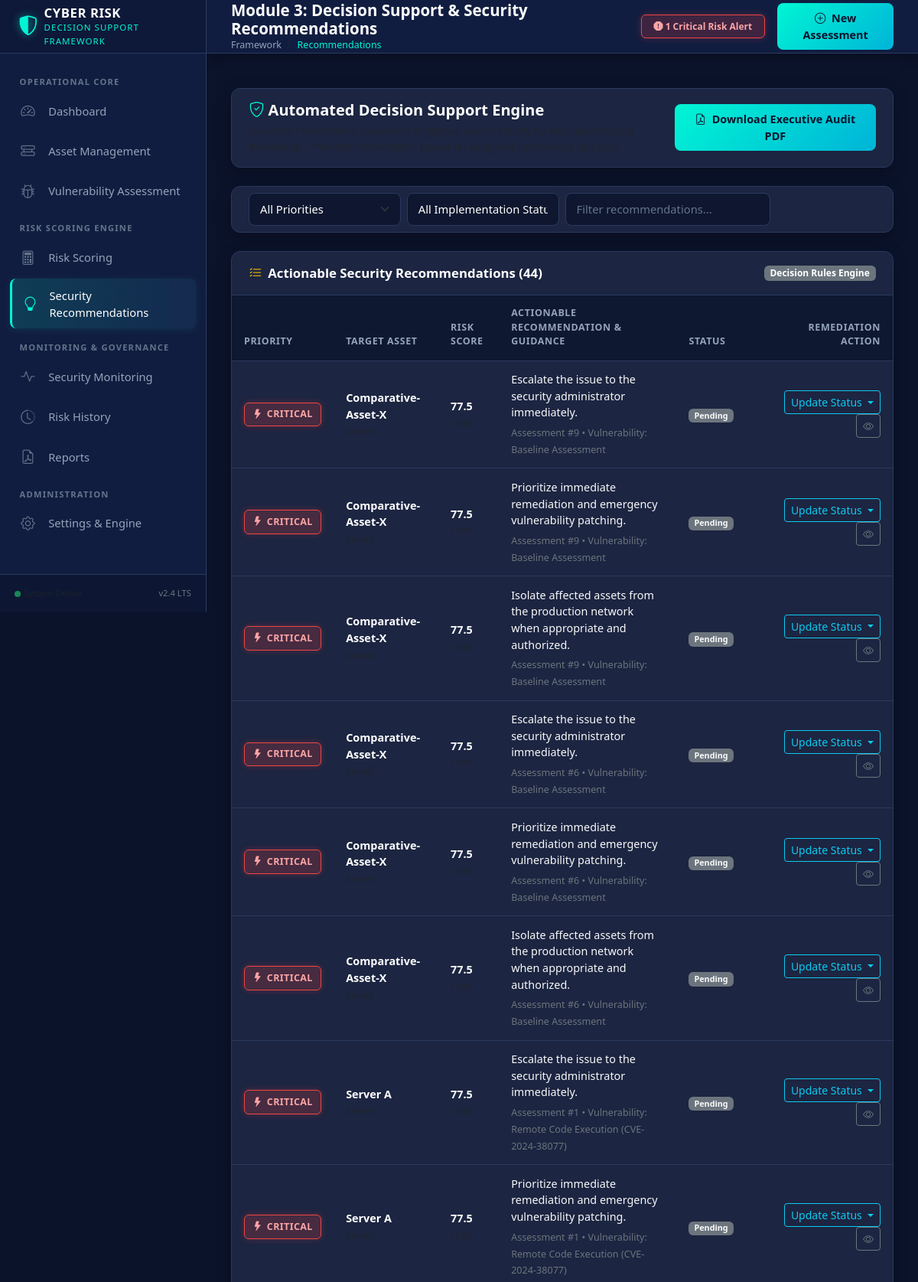
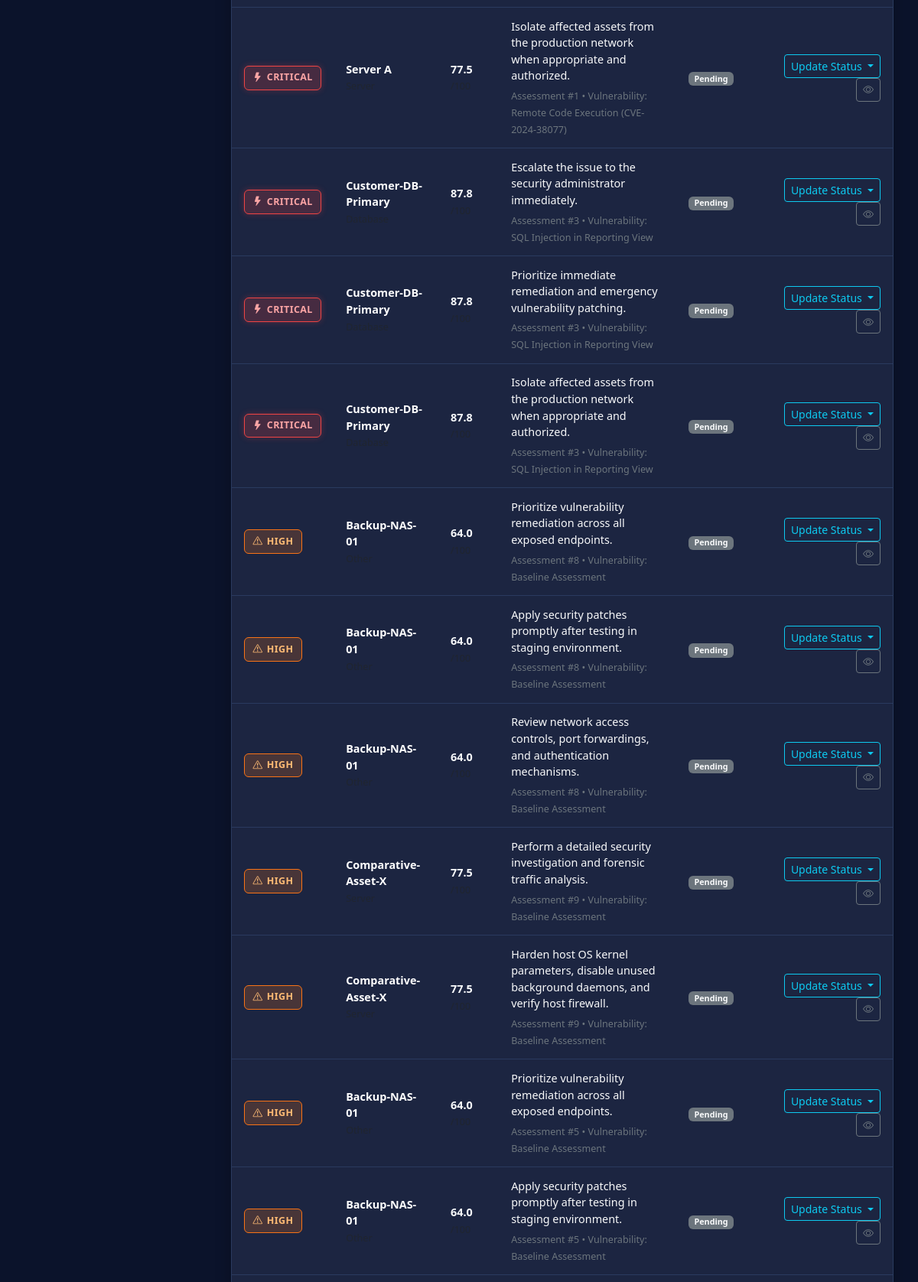
Page /recommendations (upper part) on the committed database (2 pictures, top to bottom).
### tables this page shows
CREATE TABLE recommendations (
        id INTEGER PRIMARY KEY AUTOINCREMENT,
        assessment_id INTEGER NOT NULL,
        risk_level TEXT NOT NULL CHECK(risk_level IN ('Low', 'Medium', 'High', 'Critical')),
        recommendation_text TEXT NOT NULL,
        priority TEXT NOT NULL CHECK(priority IN ('Low', 'Medium', 'High', 'Critical')),
        status TEXT DEFAULT 'Pending' CHECK(status IN ('Pending', 'In Progress', 'Implemented')),
        created_at TIMESTAMP DEFAULT CURRENT_TIMESTAMP,
        FOREIGN KEY (assessment_id) REFERENCES assessments(id) ON DELETE CASCADE
    );

CREATE TABLE assets (
        id INTEGER PRIMARY KEY AUTOINCREMENT,
        name TEXT NOT NULL,
        asset_type TEXT NOT NULL CHECK(asset_type IN ('Server', 'Computer', 'Network', 'Database', 'Application', 'Other')),
        description TEXT,
        criticality REAL NOT NULL CHECK(criticality >= 0 AND criticality <= 100),
        created_at TIMESTAMP DEFAULT CURRENT_TIMESTAMP,
        updated_at TIMESTAMP DEFAULT CURRENT_TIMESTAMP
    );

CREATE TABLE assessments (
        id INTEGER PRIMARY KEY AUTOINCREMENT,
        asset_id INTEGER NOT NULL,
        vulnerability_id INTEGER,
        vulnerability_severity REAL NOT NULL CHECK(vulnerability_severity >= 0 AND vulnerability_severity <= 100),
        asset_criticality REAL NOT NULL CHECK(asset_criticality >= 0 AND asset_criticality <= 100),
        exposure REAL NOT NULL CHECK(exposure >= 0 AND exposure <= 100),
        security_event_severity REAL NOT NULL CHECK(security_event_severity >= 0 AND security_event_severity <= 100),
        risk_score REAL NOT NULL CHECK(risk_score >= 0 AND risk_score <= 100),
        risk_level TEXT NOT NULL CHECK(risk_level IN ('Low', 'Medium', 'High', 'Critical')),
        notes TEXT,
        assessment_date TIMESTAMP DEFAULT CURRENT_TIMESTAMP,
        FOREIGN KEY (asset_id) REFERENCES assets(id) ON DELETE CASCADE,
        FOREIGN KEY (vulnerability_id) REFERENCES vulnerabilities(id) ON DELETE SET NULL
    );

CREATE TABLE vulnerabilities (
        id INTEGER PRIMARY KEY AUTOINCREMENT,
        asset_id INTEGER NOT NULL,
        name TEXT NOT NULL,
        description TEXT,
        severity REAL NOT NULL CHECK(severity >= 0 AND severity <= 100),
        status TEXT NOT NULL DEFAULT 'Open' CHECK(status IN ('Open', 'Pending', 'Resolved')),
        created_at TIMESTAMP DEFAULT CURRENT_TIMESTAMP,
        updated_at TIMESTAMP DEFAULT CURRENT_TIMESTAMP,
        FOREIGN KEY (asset_id) REFERENCES assets(id) ON DELETE CASCADE
    );

### app.py (the view)
@app.route("/recommendations")
def recommendations():
    status_filter = request.args.get("status", "").strip()
    priority_filter = request.args.get("priority", "").strip()
    recs = get_all_recommendations(status_filter=status_filter, priority_filter=priority_filter)
    return render_template(
        "recommendations.html",
        active_page="recommendations",
        recommendations=recs,
        status_filter=status_filter,
        priority_filter=priority_filter
    )

### app.py (called while the page is built)
@app.context_processor
def inject_global_metrics():
    try:
        metrics = get_system_metrics()
        return {
            "global_metrics": metrics,
            "get_risk_meta": get_risk_meta
        }
    except Exception:
        return {
            "global_metrics": {},
            "get_risk_meta": get_risk_meta
        }

### database.py (called while the page is built)
def get_db():
    conn = sqlite3.connect(DB_PATH)
    conn.row_factory = sqlite3.Row
    conn.execute("PRAGMA foreign_keys = ON;")
    return conn

### templates/recommendations.html (shortened to what this page needs)
{% extends "base.html" %}
{% block page_title %}Module 3: Decision Support & Security Recommendations{% endblock %}
{% block breadcrumb %}Recommendations{% endblock %}
{% block content %}
<div class="container-fluid px-0">
    <div class="card-cyber mb-4">
        <div class="card-cyber-body py-3">
            <div class="row g-3 align-items-center justify-content-between">
                <div class="col-lg-8 col-12">
                    <h5 class="text-white fw-bold mb-1">
                        <i class="bi bi-shield-check text-cyan" style="color: #00f5d4;"></i> Automated Decision Support Engine
                    </h5>
                    <p class="text-muted small mb-0">
                    </p>
                </div>
                <div class="col-lg-4 col-12 text-lg-end">
                    <a href="{{ url_for('download_all_audit_pdf') }}" class="btn btn-cyber-primary btn-sm">
                        <i class="bi bi-file-earmark-pdf me-1"></i> Download Executive Audit PDF
                    </a>
                </div>
            </div>
        </div>
    </div>
    <div class="card-cyber mb-4">
        <div class="card-cyber-body py-2">
            <form method="GET" action="{{ url_for('recommendations') }}" class="row g-2 align-items-center">
                <div class="col-md-3 col-6">
                    <select name="priority" class="form-select form-cyber-control form-select-sm" onchange="this.form.submit()">
                        <option value="">All Priorities</option>
                    </select>
                </div>
                <div class="col-md-3 col-6">
                    <select name="status" class="form-select form-cyber-control form-select-sm" onchange="this.form.submit()">
                        <option value="">All Implementation Statuses</option>
                    </select>
                </div>
                <div class="col-md-4 col-8">
                    <input type="text" class="form-control form-cyber-control form-control-sm" placeholder="Filter recommendations..." data-table-filter="recsTable">
                </div>
            </form>
        </div>
    </div>
    <div class="card-cyber">
        <div class="card-cyber-header">
            <h5><i class="bi bi-list-check text-warning"></i> Actionable Security Recommendations ({{ recommendations|length }})</h5>
            <span class="badge bg-secondary">Decision Rules Engine</span>
        </div>
        <div class="card-cyber-body p-0">
            <div class="table-responsive">
                <table class="table table-cyber mb-0 align-middle" id="recsTable">
                    <thead>
                        <tr>
                            <th>Priority</th>
                            <th>Target Asset</th>
                            <th>Risk Score</th>
                            <th>Actionable Recommendation & Guidance</th>
                            <th>Status</th>
                            <th class="text-end">Remediation Action</th>
                        </tr>
                    </thead>
                    <tbody>
                        {% if recommendations %}
                            {% for rec in recommendations %}
                            <tr>
                                <td>
                                    {% if rec.priority == 'Critical' %}
                                        <span class="badge-risk badge-risk-critical"><i class="bi bi-lightning-fill"></i> Critical</span>
                                    {% elif rec.priority == 'High' %}
                                        <span class="badge-risk badge-risk-high"><i class="bi bi-exclamation-triangle"></i> High</span>
                                    {% elif rec.priority == 'Medium' %}
                                        <span class="badge-risk badge-risk-medium"><i class="bi bi-clock"></i> Medium</span>
                                    {% else %}
                                        <span class="badge-risk badge-risk-low"><i class="bi bi-check2"></i> Low</span>
                                    {% endif %}
                                </td>
                                <td>
                                    <div class="fw-bold text-white">{{ rec.asset_name }}</div>
                                    <small class="text-muted">{{ rec.asset_type }}</small>
                                </td>
                                <td>
                                    <span class="fw-bold">{{ rec.risk_score }}</span>
                                    <small class="text-muted">/100</small>
                                </td>
                                <td>
                                    <div class="text-light fw-medium mb-1">
                                        {{ rec.recommendation_text }}
                                    </div>
                                    <small class="text-secondary">
                                        Assessment #{{ rec.assessment_id }} &bull; Vulnerability: {{ rec.vulnerability_name or 'Baseline Assessment' }}
                                    </small>
                                </td>
                                <td>
                                    <span class="badge {% if rec.status == 'Implemented' %}bg-success{% elif rec.status == 'In Progress' %}bg-warning text-dark{% else %}bg-secondary text-light{% endif %}">
                                        {{ rec.status }}
                                    </span>
                                </td>
                                <td class="text-end">
                                    <div class="dropdown d-inline-block">
                                        <button class="btn btn-sm btn-outline-info dropdown-toggle py-1 px-2" type="button" data-bs-toggle="dropdown">
                                            Update Status
                                        </button>
                                    </div>
                                    <a href="{{ url_for('report_view', assessment_id=rec.assessment_id) }}" class="btn btn-sm btn-outline-secondary py-1 px-2 ms-1" title="Assessment Details">
                                        <i class="bi bi-eye"></i>
                                    </a>
                                </td>
                            </tr>
                            {% endfor %}
                        {% endif %}
                    </tbody>
                </table>
            </div>
        </div>
    </div>
</div>
{% endblock %}

### templates/base.html (shortened to what this page needs)
<!DOCTYPE html>
<html lang="en">
<head>
    <link href="https://cdn.jsdelivr.net/npm/bootstrap@5.3.3/dist/css/bootstrap.min.css" rel="stylesheet">
    <link href="https://cdn.jsdelivr.net/npm/bootstrap-icons@1.11.3/font/bootstrap-icons.min.css" rel="stylesheet">
    <link rel="stylesheet" href="{{ url_for('static', filename='css/style.css') }}">
</head>
<body>
    <aside id="sidebar">
        <div class="sidebar-brand">
            <div class="d-flex align-items-center gap-2">
                <i class="bi bi-shield-shaded brand-icon"></i>
                <div>
                    <div class="brand-title">CYBER RISK</div>
                    <div class="brand-subtitle">Decision Support Framework</div>
                </div>
            </div>
        </div>
        <ul class="sidebar-nav">
            <li class="nav-section-title">Operational Core</li>
            <li>
                <a href="{{ url_for('dashboard') }}" class="nav-link-custom {% if active_page == 'dashboard' %}active{% endif %}">
                    <i class="bi bi-speedometer2"></i> Dashboard
                </a>
            </li>
            <li>
                <a href="{{ url_for('assets') }}" class="nav-link-custom {% if active_page == 'assets' %}active{% endif %}">
                    <i class="bi bi-hdd-rack"></i> Asset Management
                </a>
            </li>
            <li>
                <a href="{{ url_for('vulnerabilities') }}" class="nav-link-custom {% if active_page == 'vulnerabilities' %}active{% endif %}">
                    <i class="bi bi-bug"></i> Vulnerability Assessment
                </a>
            </li>
            <li class="nav-section-title">Risk Scoring Engine</li>
            <li>
                <a href="{{ url_for('risk_scoring') }}" class="nav-link-custom {% if active_page == 'risk_scoring' %}active{% endif %}">
                    <i class="bi bi-calculator"></i> Risk Scoring
                </a>
            </li>
            <li>
                <a href="{{ url_for('recommendations') }}" class="nav-link-custom {% if active_page == 'recommendations' %}active{% endif %}">
                    <i class="bi bi-lightbulb"></i> Security Recommendations
                </a>
            </li>
            <li class="nav-section-title">Monitoring & Governance</li>
            <li>
                <a href="{{ url_for('monitoring') }}" class="nav-link-custom {% if active_page == 'monitoring' %}active{% endif %}">
                    <i class="bi bi-activity"></i> Security Monitoring
                </a>
            </li>
            <li>
                <a href="{{ url_for('history') }}" class="nav-link-custom {% if active_page == 'history' %}active{% endif %}">
                    <i class="bi bi-clock-history"></i> Risk History
                </a>
            </li>
            <li>
                <a href="{{ url_for('reports') }}" class="nav-link-custom {% if active_page == 'reports' %}active{% endif %}">
                    <i class="bi bi-file-earmark-pdf"></i> Reports
                </a>
            </li>
            <li class="nav-section-title">Administration</li>
            <li>
                <a href="{{ url_for('settings') }}" class="nav-link-custom {% if active_page == 'settings' %}active{% endif %}">
                    <i class="bi bi-gear"></i> Settings & Engine
                </a>
            </li>
        </ul>
        <div class="sidebar-footer">
            <div class="d-flex align-items-center justify-content-between text-muted">
                <span class="d-flex align-items-center gap-1">
                    <span class="badge bg-success p-1 rounded-circle"> </span>
                    <small>System Online</small>
                </span>
                <small class="text-secondary">v2.4 LTS</small>
            </div>
        </div>
    </aside>
    <div id="main-wrapper">
        <header class="top-header">
            <div class="page-title-area d-flex align-items-center gap-3">
                <div>
                    <h1>{% block page_title %}Security Command Center{% endblock %}</h1>
                    <nav aria-label="breadcrumb">
                        <ol class="breadcrumb">
                            <li class="breadcrumb-item"><a href="{{ url_for('dashboard') }}">Framework</a></li>
                            <li class="breadcrumb-item active" aria-current="page">{% block breadcrumb %}Overview{% endblock %}</li>
                        </ol>
                    </nav>
                </div>
            </div>
            <div class="d-flex align-items-center gap-3">
                {% set crit_count = global_metrics.get('critical_risk_assets', 0) %}
                {% if crit_count > 0 %}
                <a href="{{ url_for('monitoring') }}" class="badge badge-risk-critical text-decoration-none py-2 px-3">
                    <i class="bi bi-exclamation-octagon-fill"></i> {{ crit_count }} Critical Risk Alert{% if crit_count > 1 %}s{% endif %}
                </a>
                {% endif %}
                <a href="{{ url_for('risk_scoring') }}" class="btn btn-cyber-primary btn-sm">
                    <i class="bi bi-plus-circle me-1"></i> New Assessment
                </a>
            </div>
        </header>
        <div class="container-fluid px-4 pt-3">
        </div>
        <main class="content-body">
            {% block content %}{% endblock %}
        </main>
    </div>
</body>
</html>

### rows in the picture
recommendations: priority "Critical" (drawn), asset_name "Comparative-Asset-X", risk_score "77.5", recommendation_text "Escalate the issue to the security administrator immediately.", assessment_id "9", vulnerability_name "Baseline Assessment", status "Pending"
recommendations: priority "Critical" (drawn), asset_name "Comparative-Asset-X", risk_score "77.5", recommendation_text "Prioritize immediate remediation and emergency vulnerability patching.", assessment_id "9", vulnerability_name "Baseline Assessment", status "Pending"
recommendations: priority "Critical" (drawn), asset_name "Comparative-Asset-X", risk_score "77.5", recommendation_text "Isolate affected assets from the production network when appropriate and authorized.", assessment_id "9", vulnerability_name "Baseline Assessment", status "Pending"
recommendations: priority "Critical" (drawn), asset_name "Comparative-Asset-X", risk_score "77.5", recommendation_text "Escalate the issue to the security administrator immediately.", assessment_id "6", vulnerability_name "Baseline Assessment", status "Pending"
recommendations: priority "Critical" (drawn), asset_name "Comparative-Asset-X", risk_score "77.5", recommendation_text "Prioritize immediate remediation and emergency vulnerability patching.", assessment_id "6", vulnerability_name "Baseline Assessment", status "Pending"
recommendations: priority "Critical" (drawn), asset_name "Comparative-Asset-X", risk_score "77.5", recommendation_text "Isolate affected assets from the production network when appropriate and authorized.", assessment_id "6", vulnerability_name "Baseline Assessment", status "Pending"
recommendations: priority "Critical" (drawn), asset_name "Server A", risk_score "77.5", recommendation_text "Escalate the issue to the security administrator immediately.", assessment_id "1", name "Remote Code Execution (CVE-2024-38077)", status "Pending"
recommendations: priority "Critical" (drawn), asset_name "Server A", risk_score "77.5", recommendation_text "Prioritize immediate remediation and emergency vulnerability patching.", assessment_id "1", name "Remote Code Execution (CVE-2024-38077)", status "Pending"
recommendations: priority "Critical" (drawn), asset_name "Server A", risk_score "77.5", recommendation_text "Isolate affected assets from the production network when appropriate and authorized.", assessment_id "1", name "Remote Code Execution (CVE-2024-38077)", status "Pending"
recommendations: priority "Critical" (drawn), asset_name "Customer-DB-Primary", risk_score "87.8", recommendation_text "Escalate the issue to the security administrator immediately.", assessment_id "3", name "SQL Injection in Reporting View", status "Pending"
recommendations: priority "Critical" (drawn), asset_name "Customer-DB-Primary", risk_score "87.8", recommendation_text "Prioritize immediate remediation and emergency vulnerability patching.", assessment_id "3", name "SQL Injection in Reporting View", status "Pending"
recommendations: priority "Critical" (drawn), asset_name "Customer-DB-Primary", risk_score "87.8", recommendation_text "Isolate affected assets from the production network when appropriate and authorized.", assessment_id "3", name "SQL Injection in Reporting View", status "Pending"
recommendations: priority "High" (drawn), asset_name "Backup-NAS-01", risk_score "64.0", recommendation_text "Prioritize vulnerability remediation across all exposed endpoints.", assessment_id "8", vulnerability_name "Baseline Assessment", status "Pending"
recommendations: priority "High" (drawn), asset_name "Backup-NAS-01", risk_score "64.0", recommendation_text "Apply security patches promptly after testing in staging environment.", assessment_id "8", vulnerability_name "Baseline Assessment", status "Pending"
recommendations: priority "High" (drawn), asset_name "Backup-NAS-01", risk_score "64.0", recommendation_text "Review network access controls, port forwardings, and authentication mechanisms.", assessment_id "8", vulnerability_name "Baseline Assessment", status "Pending"
recommendations: priority "High" (drawn), asset_name "Comparative-Asset-X", risk_score "77.5", recommendation_text "Perform a detailed security investigation and forensic traffic analysis.", assessment_id "9", vulnerability_name "Baseline Assessment", status "Pending"
recommendations: priority "High" (drawn), asset_name "Comparative-Asset-X", risk_score "77.5", recommendation_text "Harden host OS kernel parameters, disable unused background daemons, and verify host firewall.", assessment_id "9", vulnerability_name "Baseline Assessment", status "Pending"
recommendations: priority "High" (drawn), asset_name "Backup-NAS-01", risk_score "64.0", recommendation_text "Prioritize vulnerability remediation across all exposed endpoints.", assessment_id "5", vulnerability_name "Baseline Assessment", status "Pending"
recommendations: priority "High" (drawn), asset_name "Backup-NAS-01", risk_score "64.0", recommendation_text "Apply security patches promptly after testing in staging environment.", assessment_id "5", vulnerability_name "Baseline Assessment", status "Pending"

### other values in the picture
{{ crit_count }} "1"
{{ recommendations|length }} "44"
